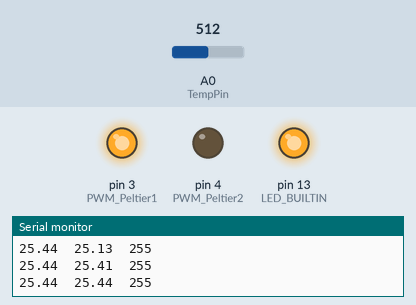
This sketch was run on a simulated Arduino Uno, built with avr-gcc and run on an emulated ATmega328P. Shown: output pins drawn as LEDs (lit = HIGH), the last lines printed to the serial monitor. The inputs (shaded band) are chosen by the test bench; at power-on: A0 (TempPin) = 512.

Above: at 1.2 s.
1.3 s: A0 (TempPin) set to 490
3.5 s: A0 (TempPin) set to 473
At 4.62 s:
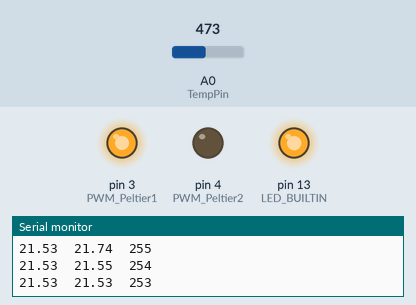
6.1 s: A0 (TempPin) set to 306
At 6.9 s:
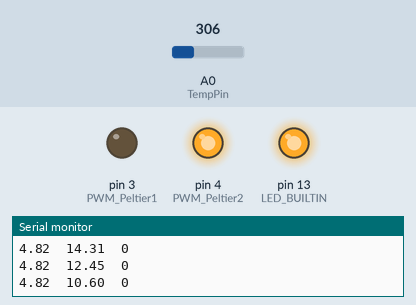
8.0 s: A0 (TempPin) set to 428
10.2 s: A0 (TempPin) set to 435
At 11.7 s:
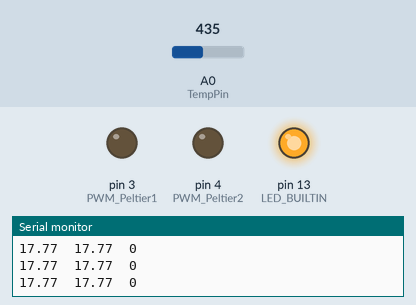
12.6 s: A0 (TempPin) set to 511
At 13.04 s:
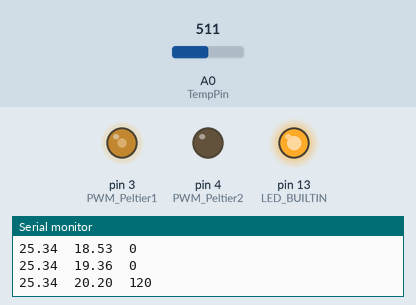
Timing chart, 0 to 15.5 s (numbered marks = the images above; inputs shaded):
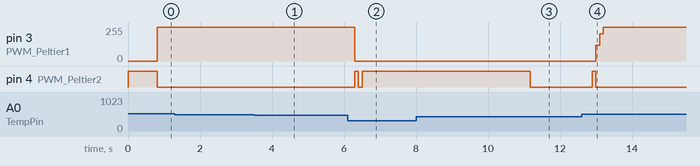

The sketch:

Themal_Controller.ino
```cpp
//https://omoroya.com/
//Lesson18 サーミスタで簡易温度計 2つの電子部品の組み合わせ
//https://kurobekoblog.com/pid
//Arduino行うPID制御の簡単なデモ

//  ----------------------------------------------------------------------

#include <LiquidCrystal.h>
#include <math.h>

#define TempPin A0          // アナログ入力ピン0番
#define PWM_Peltier1 3      // PWM出力ピン D3
#define PWM_Peltier2 4      // PWM出力ピン D4
#define Kp 100
#define Ki 1
#define Kd 1
#define target 20           //制御目標

float temp = 0;
uint8_t out[2] = {0};
int aa = 0;
uint8_t aaa[2] = {0};

float calc_temp(int ReadVal);
uint8_t *PID_calc(float temp);

float t[10] = {0};
float k = 0;

//  ----------------------------------------------------------------------

void setup() {
  Serial.begin(115200);           //115200bpsでシリアルポートを開く
  pinMode(LED_BUILTIN, OUTPUT);
  digitalWrite(LED_BUILTIN, HIGH);


  pinMode(A0, INPUT);  //A0番ピンを入力用に設定する
  pinMode(PWM_Peltier1, OUTPUT);   //PWM_Peltier1をPWM出力ピンに設定する
  pinMode(PWM_Peltier2, OUTPUT);   //PWM_Peltier2をPWM出力ピンに設定する

  /*
  analogWrite(PWM_Peltier1, 255);
  analogWrite(PWM_Peltier2, 0);
  */

  Serial.print("HELLO WOLRD\n\r");


}

//  ----------------------------------------------------------------------


void loop() {

  int ReadVal = analogRead(TempPin);;   //アナログ入力0でデータ読み取り

  temp = calc_temp(ReadVal);
  //*out = PID_calc(temp);

  for (int i = 0; i < 10; i++) {
    t[i] = t[i + 1];
  }
  t[9] = temp;

  for (int i = 0; i < 9; i++) {
    k += t[i];
  }

  k = k / 10.0;

  aa = Kp * (k - target) + 100;

  if(aa > 255)  aa = 255;
  if(aa < -255) aa = -255;

  if((k - target) > 0){
    aaa[0] = aa;
    aaa[1] = 0;
  }
  if((k - target) <= 0){
    aaa[0] = 0;
    aaa[1] = aa * (-1);
    aa = 0;
  }

  analogWrite(PWM_Peltier1, aaa[0]);
  analogWrite(PWM_Peltier2, aaa[1]);


  /*
  if (k < target) {
    analogWrite(PWM_Peltier1, 0);
    analogWrite(PWM_Peltier2, 0);
  }
  */
  /*
    analogWrite(PWM_Peltier1, 50);
    analogWrite(PWM_Peltier2, 0);
    //Serial.print("T:");
  */
  Serial.print(temp); //温度をシリアル出力
  Serial.print("\t");
  Serial.print(k);
  Serial.print("\t");
  Serial.print(aa);
  Serial.print("\n");
  //Serial.print("\r");
  delay(100);
}

//  ----------------------------------------------------------------------

float calc_temp(int ReadVal) {

  float B  = 3435;   //B定数の設定
  float T0 = 298.15; //摂氏25度のケルビン温度
  float R0 = 10000;  //摂氏25度のサーミスタ抵抗
  float R1 = 9850;  //分圧測定のための抵抗

  float vout = (float)ReadVal / 1023.0f * 5.0f; //分圧した出力電圧の計算
  float rth = ( 5.0f / vout - 1 ) * R1;         //サーミスタ抵抗計算
  float tempK = 1 / ( 1 / B * log( rth / R0 ) + ( 1 / T0 )); //温度計算（ケルビン）
  float tempC = tempK - 273.15;                 //摂氏に変換
  float tempF = (tempC * 9.0) / 5.0 + 32.0;     //華氏に変換

  return tempC;
}

uint8_t *PID_calc(float temp) {

  float dt = 0;
  float pretime = 0;
  float P = 0;
  float I = 0;
  float D = 0;
  float preP = 0;

  int duty = 0;
  uint8_t out[2] = {0};

  dt = (micros() - pretime) / 1000000.0;
  pretime = micros();
  P = target - temp;
  I += P * dt;
  D = (P - preP) / dt;
  preP = P;

  duty += Kp * P + Kd * D + Ki * I;

  if (duty > 0) {
    out[0] = duty;
    out[1] = 0;
  } else {
    out[0] = 0;
    out[1] = duty;
  }

  return out[2];
}
```

Measured:
- the behaviour switches between 434 and 435 on A0 (TempPin) (found by bisection; images 2 and 3)
- after the input at 3.5 s, pin 3 (PWM_Peltier1): 255/255 → 254/255 after 0.97 s, → 253/255 0.10 s later, → 252/255 0.10 s later
- after the input at 6.1 s, pin 3 (PWM_Peltier1): 252/255 → 0/255 after 0.20 s; pin 4 (PWM_Peltier2): LOW → HIGH after 0.20 s, → LOW 0.10 s later, → HIGH 0.10 s later
- after the input at 10.2 s, pin 4 (PWM_Peltier2): HIGH → LOW after 0.97 s
- after the input at 12.6 s, pin 3 (PWM_Peltier1): 0/255 → 120/255 after 0.40 s, → 204/255 0.10 s later, → 255/255 0.10 s later; pin 4 (PWM_Peltier2): LOW → HIGH after 0.30 s, → LOW 0.10 s later
